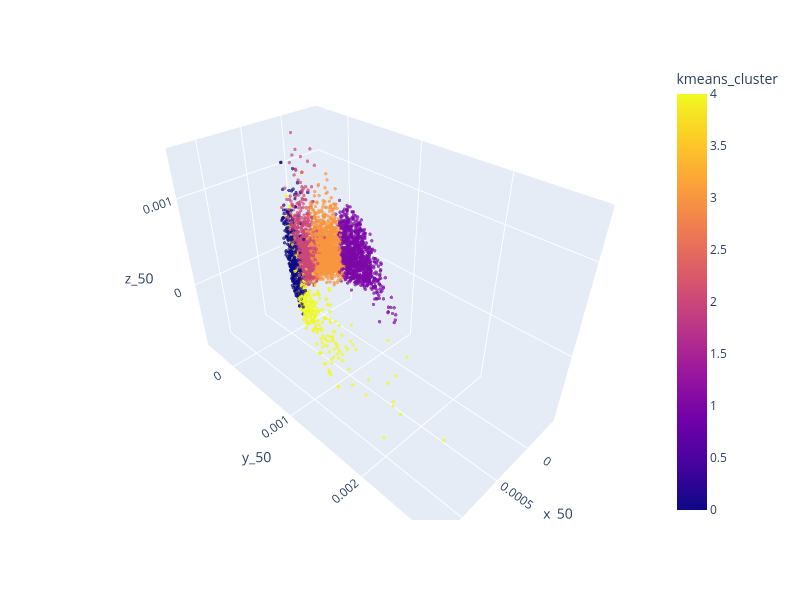

Notebook code for this chart:
### Code cell
# interactive plot

# plot
p = "50"  # n_neighbors

width = 800
height = 600
size = 2
opacity = 0.7

# label: cluster
fig = px.scatter_3d(
    df_se,
    x=f"x_{p}",
    y=f"y_{p}",
    z=f"z_{p}",
    color=df_se["kmeans_cluster"],
    labels={"color": "cluster"},
    hover_data=["uniprot_id"],
)
fig.update_traces(marker=dict(size=size), opacity=opacity)
fig.update_layout(width=width, height=height)
fig.show()

### Figure 1 — Plotly figure (JSON) as saved in the notebook; plotly's stock layout.template omitted (floating-point values rounded to 4 significant figures; data arrays with more than 128 entries replaced by an {"elided": "..."} marker saying what was removed)
{"data": [{"customdata": {"elided": "4431x1 str values"}, "hovertemplate": "x_50=%{x}<br>y_50=%{y}<br>z_50=%{z}<br>uniprot_id=%{customdata[0]}<br>kmeans_cluster=%{marker.color}<extra></extra>", "legendgroup": "", "marker": {"color": {"elided": "4431 int values"}, "coloraxis": "coloraxis", "size": 2, "symbol": "circle"}, "mode": "markers", "name": "", "opacity": 0.7, "scene": "scene", "showlegend": false, "type": "scatter3d", "x": {"elided": "4431 float values"}, "y": {"elided": "4431 float values"}, "z": {"elided": "4431 float values"}}], "layout": {"coloraxis": {"colorbar": {"title": {"text": "kmeans_cluster"}}, "colorscale": [[0, "#0d0887"], [0.1111, "#46039f"], [0.2222, "#7201a8"], [0.3333, "#9c179e"], [0.4444, "#bd3786"], [0.5556, "#d8576b"], [0.6667, "#ed7953"], [0.7778, "#fb9f3a"], [0.8889, "#fdca26"], [1, "#f0f921"]]}, "height": 600, "legend": {"tracegroupgap": 0}, "margin": {"t": 60}, "scene": {"domain": {"x": [0, 1], "y": [0, 1]}, "xaxis": {"title": {"text": "x_50"}}, "yaxis": {"title": {"text": "y_50"}}, "zaxis": {"title": {"text": "z_50"}}}, "width": 800}}
